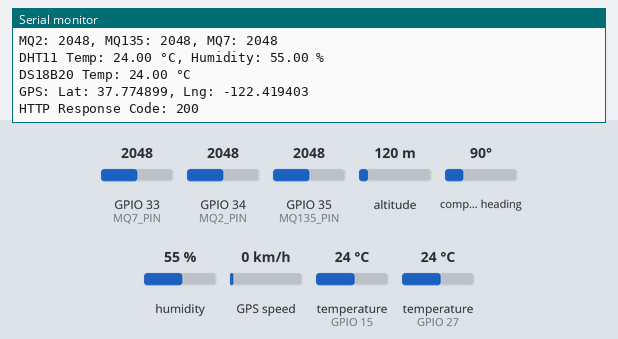
Simulated run of this sketch. Board: ESP32. On the bench: the last lines printed to the serial monitor. The test bench sets the inputs (shaded band); at power-on: humidity 55 %, temperature (sensors on GPIO 15, GPIO 27) 24 °C, GPIO 33 (MQ7_PIN) = 2048, GPIO 34 (MQ2_PIN) = 2048, GPIO 35 (MQ135_PIN) = 2048, altitude 120 m, compass heading 90°, GPS speed 0 km/h. WiFi joins after 1.5 s; servers stay silent unless stated; uploads are accepted with an empty reply; the GPS gets a fix after 3 s at 37.7749, -122.4194 with 8 satellites.

Above: at 3.7 s.
3.8 s: humidity set to 22 %
5.3 s: temperature (sensor on GPIO 15) set to 12 °C
6.8 s: GPIO 33 (MQ7_PIN) set to 2866
8.3 s: GPIO 34 (MQ2_PIN) set to 2866
At 9.49 s:
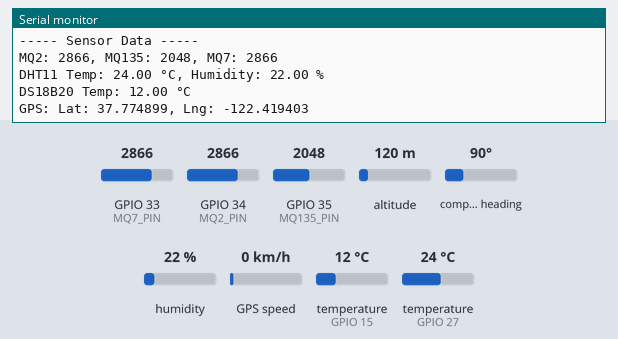
9.8 s: GPIO 35 (MQ135_PIN) set to 2866
At 10.6 s:
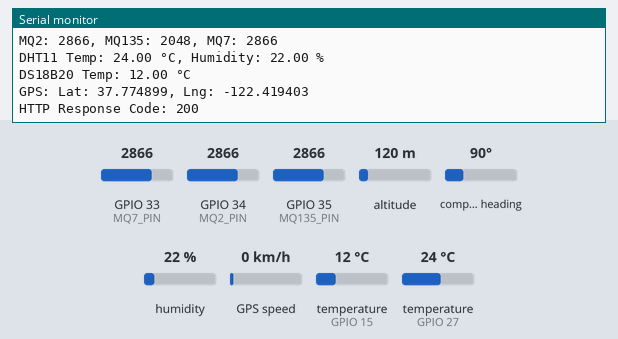

Measured:
- after the input at 8.3 s, the serial monitor: prints a new line after 1.0 s (image 1)

The sketch:

sensordatauploader.ino
```cpp
#include <WiFi.h>
#include <HTTPClient.h>
#include <DHT.h>
#include <OneWire.h>
#include <DallasTemperature.h>
#include <TinyGPSPlus.h>
#include <HardwareSerial.h>


const char* ssid = "Bitstorm";
const char* password = "khushi01";
const char* serverUrl = "http:// 192.168.4.82/sensordata.php";


#define DHTPIN 27
#define DHTTYPE DHT11
#define ONE_WIRE_BUS 15
#define MQ2_PIN 34
#define MQ135_PIN 35
#define MQ7_PIN 33


DHT dht(DHTPIN, DHTTYPE);
OneWire oneWire(ONE_WIRE_BUS);
DallasTemperature ds18b20(&oneWire);
TinyGPSPlus gps;
HardwareSerial SerialGPS(1);

void setup() {
  delay(1000);
  Serial.begin(115200);
  Serial.println("Booting...");

  dht.begin();
  ds18b20.begin();
  SerialGPS.begin(9600, SERIAL_8N1, 4, 2);


  WiFi.begin(ssid, password);
  Serial.print("Connecting to WiFi");
  while (WiFi.status() != WL_CONNECTED) {
    delay(500);
    Serial.print(".");
  }
  Serial.println("\nWiFi Connected!");
  Serial.print("IP Address: ");
  Serial.println(WiFi.localIP());
}

void loop() {

  int mq2 = analogRead(MQ2_PIN);
  int mq135 = analogRead(MQ135_PIN);
  int mq7 = analogRead(MQ7_PIN);

  float dhtTemp = dht.readTemperature();
  float dhtHum = dht.readHumidity();

  ds18b20.requestTemperatures();
  float ds18b20Temp = ds18b20.getTempCByIndex(0);


  while (SerialGPS.available()) {
    gps.encode(SerialGPS.read());
  }
  float latitude = gps.location.isValid() ? gps.location.lat() : 0.0;
  float longitude = gps.location.isValid() ? gps.location.lng() : 0.0;

  Serial.println("\n----- Sensor Data -----");
  Serial.printf("MQ2: %d, MQ135: %d, MQ7: %d\n", mq2, mq135, mq7);
  Serial.printf("DHT11 Temp: %.2f °C, Humidity: %.2f %%\n", dhtTemp, dhtHum);
  Serial.printf("DS18B20 Temp: %.2f °C\n", ds18b20Temp);
  Serial.printf("GPS: Lat: %.6f, Lng: %.6f\n", latitude, longitude);


  if (WiFi.status() == WL_CONNECTED) {
    HTTPClient http;
    http.begin(serverUrl);
    http.addHeader("Content-Type", "application/x-www-form-urlencoded");

    String postData = "mq2=" + String(mq2) +
                      "&mq135=" + String(mq135) +
                      "&mq7=" + String(mq7) +
                      "&dht_temp=" + String(dhtTemp) +
                      "&dht_hum=" + String(dhtHum) +
                      "&ds18b20_temp=" + String(ds18b20Temp) +
                      "&lat=" + String(latitude, 6) +
                      "&lng=" + String(longitude, 6);

    int httpResponseCode = http.POST(postData);
    Serial.printf("HTTP Response Code: %d\n", httpResponseCode);

    http.end();
  } else {
    Serial.println("WiFi not connected.");
  }

  delay(5000);
}
```
